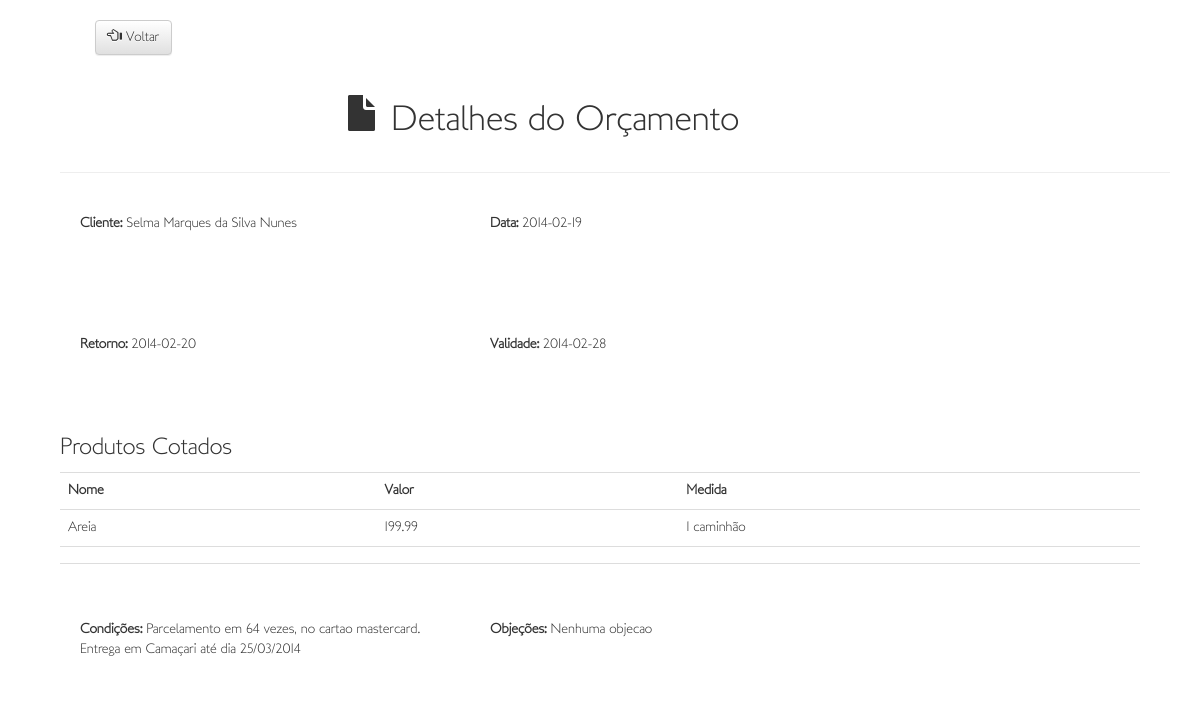
/detalhe.php?cod=10, run on the app's committed database.
### tables this page shows
CREATE TABLE IF NOT EXISTS `cliente` (
  `clie_cod` int(11) NOT NULL AUTO_INCREMENT,
  `clie_nome` varchar(200) NOT NULL,
  `clie_endereco` varchar(200) DEFAULT NULL,
  `clie_bairro` varchar(100) DEFAULT NULL,
  `clie_cep` char(9) DEFAULT NULL,
  `clie_fone` varchar(13) NOT NULL,
  `clie_email` varchar(255) NOT NULL,
  PRIMARY KEY (`clie_cod`)
);

CREATE TABLE IF NOT EXISTS `orcamento` (
  `orca_cod` int(11) NOT NULL AUTO_INCREMENT,
  `orca_data` date NOT NULL,
  `orca_data_retorno` date DEFAULT NULL,
  `orca_data_validade` date NOT NULL,
  `orca_clie_cod` int(11) NOT NULL,
  `orca_prod_cod_1` int(11) NOT NULL,
  `orca_condicoes` varchar(500) DEFAULT NULL,
  `orca_objecoes` varchar(500) DEFAULT NULL,
  `orca_prod_cod_2` int(11) DEFAULT NULL,
  `orca_prod_cod_3` int(11) DEFAULT NULL,
  PRIMARY KEY (`orca_cod`)
);

CREATE TABLE IF NOT EXISTS `produto` (
  `prod_cod` int(11) NOT NULL AUTO_INCREMENT,
  `prod_nome` varchar(200) NOT NULL,
  `prod_medida` varchar(45) DEFAULT NULL,
  `prod_valor` varchar(13) NOT NULL,
  PRIMARY KEY (`prod_cod`)
);

### class/Conexao.class.php (called while the page is built, shortened)
<?php
class Conexao{
	private $db_host = "localhost";
	private $db_user = "root";
	private $db_pass = "";
	private $db_name = "cdzestagiodb";
	private $con = false;
	public $instance;
	public function Conexao($db_name){
		$this->db_name = $db_name;
	}
	public function connect(){
		if(!$this->con){
			$myconn = @mysqli_connect($this->db_host, $this->db_user, $this->db_pass);
			if($myconn){
				$seldb = @mysqli_select_db($myconn,$this->db_name);
				if($seldb){
					$this->instance = $myconn;
					$this->con = true;
					return true;
				}else{
					return false;
				}
			}else{
				return false;
			}
		}else{
			return false;
		}
	}
	public function db_instance(){
		return $this->instance;
	}
}
?>

### class/Cliente.class.php (called while the page is built, shortened)
<?php
	class Cliente extends Conexao{
		private $cod;
		private $nome;
		private $sqlSel;
		public function buscar(){
			if($this->cod != "" and $this->cod != NULL){
				$this->sqlSel = mysqli_query($this->db_instance(),"SELECT clie_nome, clie_endereco, clie_bairro,
										clie_cep, clie_fone, clie_email
								 FROM cliente WHERE clie_cod = ".$this->cod.";");
			}else{
				echo("<span>Erro no ID!</span>");
				return FALSE;
			}
			if ($resultList = mysqli_fetch_array($this->sqlSel)){
				$this->nome = $resultList["clie_nome"];
			}
		}
		public function setCod($cod){
			$this->cod = $cod;
		}
		public function getNome(){
			return $this->nome;
		}
	}
?>

### class/Orcamento.class.php (called while the page is built, shortened)
<?php
	class Orcamento extends Conexao{
		private $cod;
		private $data;
		private $dataRetorno;
		private $dataValidade;
		private $condicoes;
		private $objecoes;
		private $sqlSel;
		public function buscar(){
			if($this->cod != "" and $this->cod != NULL){
				$this->sqlSel = mysqli_query($this->db_instance(),"SELECT orca_data, orca_data_retorno, orca_data_validade,
										orca_clie_cod, orca_prod_cod_1, orca_prod_cod_2,
										orca_prod_cod_3, orca_condicoes, orca_objecoes
								 FROM orcamento WHERE orca_cod = ".$this->cod.";");
			}else{
				echo("<script>alert('Erro no ID');</script>");
				return FALSE;
			}
			if ($resultList = mysqli_fetch_array($this->sqlSel)){
				$this->data = $resultList["orca_data"];
				$this->dataRetorno = $resultList["orca_data_retorno"];
				$this->dataValidade = $resultList["orca_data_validade"];
				$this->condicoes = $resultList["orca_condicoes"];
				$this->objecoes = $resultList["orca_objecoes"];
			}
		}
		public function setCod($cod){
			$this->cod = $cod;
		}
		public function getData(){
			return $this->data;
		}
		public function getDataRetorno(){
			return $this->dataRetorno;
		}
		public function getDataValidade(){
			return $this->dataValidade;
		}
		public function getCondicoes(){
			return $this->condicoes;
		}
		public function getObjecoes(){
			return $this->objecoes;
		}
	}
?>

### class/Produto.class.php (called while the page is built, shortened)
<?php
	class Produto extends Conexao{
		private $cod;
		private $nome;
		private $medida;
		private $valor;
		private $sqlSel;
		public function buscar(){
			if($this->cod != "" and $this->cod != NULL){
				$this->sqlSel = mysqli_query($this->db_instance(),"SELECT prod_nome, prod_medida, prod_valor
								 FROM produto WHERE prod_cod = ".$this->cod.";");
			}else{
				echo("<span>Erro no ID!</span>");
				return FALSE;
			}
			if ($resultList = mysqli_fetch_array($this->sqlSel)){
				$this->nome = $resultList["prod_nome"];
				$this->medida = $resultList["prod_medida"];
				$this->valor = $resultList["prod_valor"];
			}
		}
		public function setCod($cod){
			$this->cod = $cod;
		}
		public function getNome(){
			return $this->nome;
		}
		public function getMedida(){
			return $this->medida;
		}
		public function getValor(){
			return $this->valor;
		}
	}
?>

### control/Control.detalhe.php (the view, shortened to what this page needs)
<?php
	function detalharOrcamento(){
        $orcamento = new Orcamento();
        $produto1 = new Produto();
        $produto2 = new Produto();
        $produto3 = new Produto();
        $cliente = new Cliente();
        $orcamento->setCod($_GET['cod']);
        $orcamento->buscar();
        $cliente->setCod($orcamento->getClieCod());
        $cliente->buscar();
        $codigoProd1 = $orcamento->getProdCod1();
        if(isset($codigoProd1)){
            $produto1->setCod($codigoProd1);
            $produto1->buscar();
        }
        print  "<div class=\"row\">
                    <div class=\"col-md-4\"><span><b>Cliente:</b> ".$cliente->getNome()."</span></div>
                    <div class=\"col-md-4\"><span><b>Data:</b> ".$orcamento->getData()."</span></div>
                    <div class=\"col-md-4\"></span></div>
                </div>
                <div class=\"row\">
                    <div class=\"col-md-4\"><span><b>Retorno:</b> ".$orcamento->getDataRetorno()."</span></div>
                    <div class=\"col-md-4\"><span><b>Validade:</b> ".$orcamento->getDataValidade()."</span></div>
                    <div class=\"col-md-4\"></span></div>
                </div>
                <h3>Produtos Cotados</h3>
                <table class=\"table\">
                    <tr><td><b>Nome</b></td><td><b>Valor</b></td><td><b>Medida</b></td></tr>
                    <tr><td>".$produto1->getNome()."</td><td>".$produto1->getValor()."</td><td>".$produto1->getMedida()."</td></tr>
                    <tr><td>".$produto2->getNome()."</td><td>".$produto2->getValor()."</td><td>".$produto2->getMedida()."</td></tr>
                    <tr><td>".$produto3->getNome()."</td><td>".$produto3->getValor()."</td><td>".$produto3->getMedida()."</td></tr>
                </table>
                <div class=\"row\">
                    <div class=\"col-md-4\"><span><b>Condições:</b> ".$orcamento->getCondicoes()."</span></div>
                    <div class=\"col-md-4\"><span><b>Objeções:</b> ".$orcamento->getObjecoes()."</span></div>
                    <div class=\"col-md-4\"></div>
                </div>
                ";
    }
?>

### css/estilo.css (style rules this page uses)
body { font-family: "LondonMM", Helvetica !important; margin-left: 5%; margin-right: 5%; }
div { margin:20px; }

### data on the page
cliente: clie_nome "Selma Marques da Silva Nunes"
orcamento: orca_data "2014-02-19", orca_data_retorno "2014-02-20", orca_data_validade "2014-02-28", orca_condicoes "Parcelamento em 64 vezes, no cartao mastercard. Entrega em Camaçari até dia 25/03/2014", orca_objecoes "Nenhuma objecao"
produto: prod_nome "Areia", prod_valor "199.99", prod_medida "1 caminhão"
